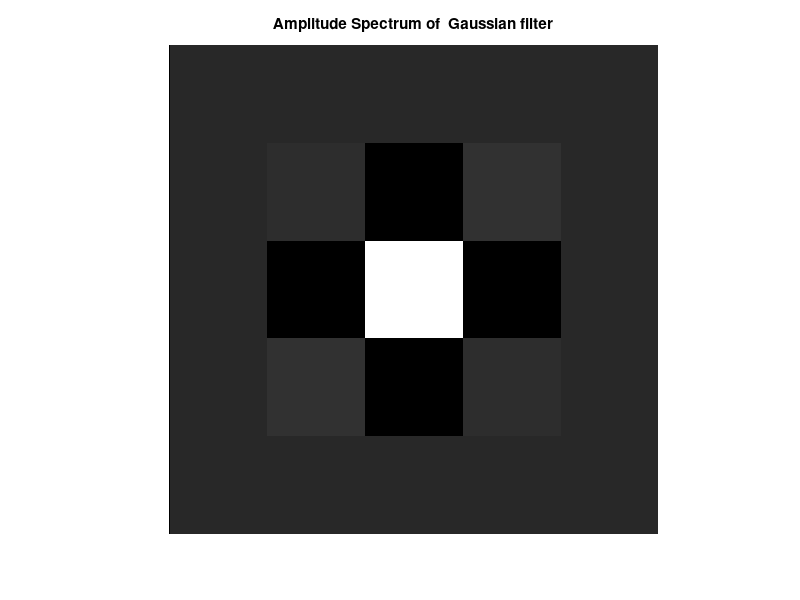

The MATLAB source for this figure:
%Design the Gaussian Kernel
%Standard Deviation
sigma = 1.76;
%Window size
sz = 2;
[x,y]=meshgrid(-sz:sz,-sz:sz);  %% Formula: 1/2*pi*(sigma)^2 * exp((x^2+y^2)/2*(sigma)^2)

M = size(x,1)-1;
N = size(y,1)-1;
Exp_comp = -(x.^2+y.^2)/(2*sigma*sigma);
Kernel= exp(Exp_comp)/(2*pi*sigma*sigma); % Gaussian Kernel 

%%%%Frequency Domain Transformation of the Gaussian Kernel%%%%%
[m,n]=size(Kernel);
wm= zeros(m,n);
wn= zeros(m,n);
for u=0:(m-1)
    for x=0:(m-1)
        wm(u+1,x+1)=exp(-2*pi*1i/m*x*u); % fourier transform in x axis
    end
end

for v=0:(n-1)
    for y=0:(n-1)
        wn(y+1,v+1)=exp(-2*pi*1i/n*y*v); %fourier transform in y axis 
    end
end
f=wm*im2double(Kernel)*wn    % coefficients of 3*3 kernel in frequency domain 

f1=log(1+fftshift(f));
amplitude=(real(f1))
figure;
imshow(amplitude,[]);
title('Amplitude Spectrum of  Gaussian filter')
